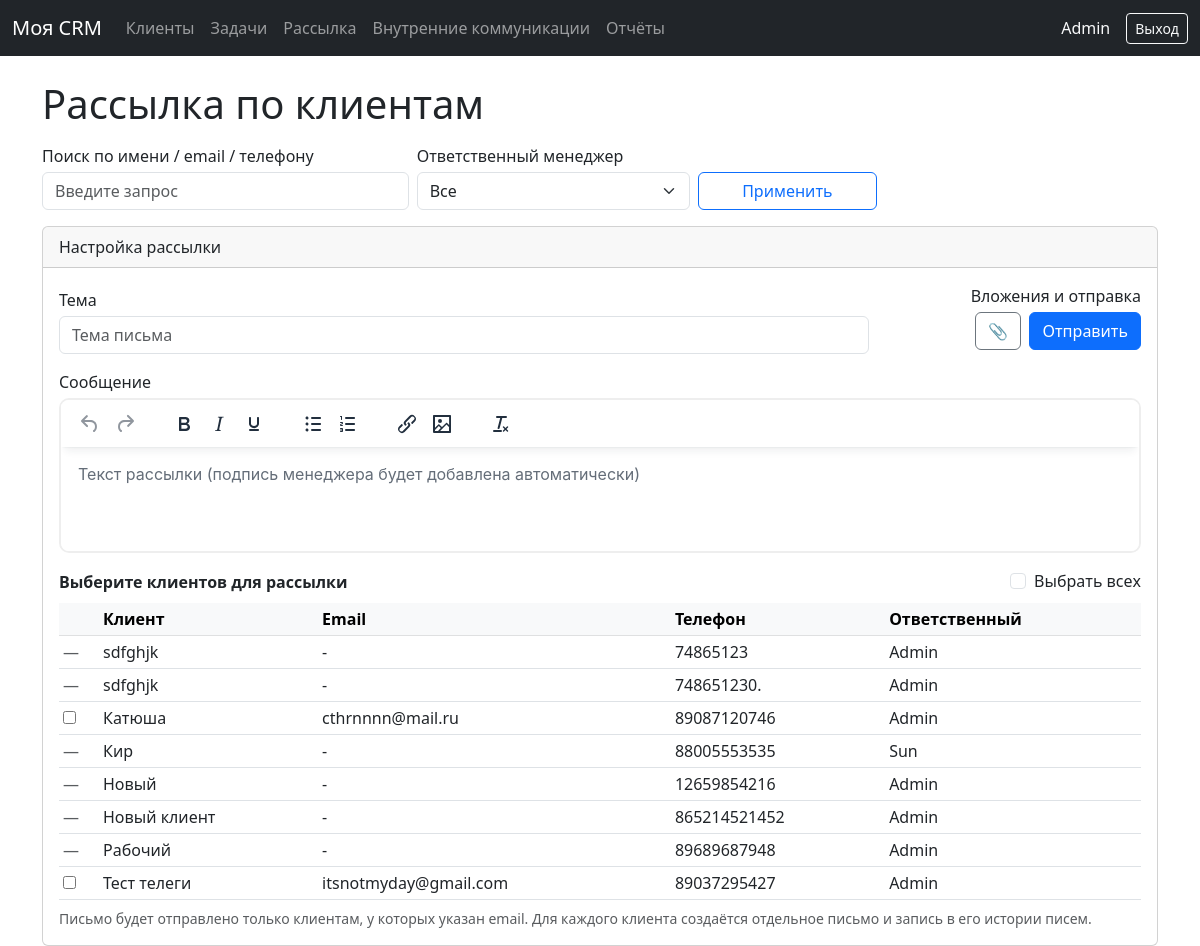
Screenshot of /bulk-mail/ (signed in) with the database file from the repository.
### crm/models.py (models this page shows, shortened)
class Client(models.Model):
    CONTACT_TYPE_CHOICES = [
        ('PHONE', 'Телефон'),
        ('EMAIL', 'Email'),
        ('TELEGRAM', 'Telegram'),
        ('WHATSAPP', 'WhatsApp'),
    ]
    CLIENT_TYPE_CHOICES = [
        ('BUYER', 'Покупатель'),
        ('BUILDER', 'Строитель'),
    ]
    PIPELINE_STAGE_CHOICES = [
        ('B_COLD', 'Холодный контакт (покупатель)'),
        ('B_NEEDS', 'Выявление потребности (покупатель)'),
        ('B_OFFER', 'Предложение (покупатель)'),
        ('B_PAYMENT', 'Оплата (покупатель)'),
        ('B_DELIVERY', 'Исполнение (покупатель)'),
        ('BU_COLD', 'Холодный контакт (строитель)'),
        ('BU_CONTACT', 'Контакт (строитель)'),
        ('BU_TASKS', 'Выявление задач (строитель)'),
        ('BU_KP', 'КП (строитель)'),
        ('BU_FIRST_CONTRACT', 'Первый договор (строитель)'),
        ('BU_SUPPORT', 'Сопровождение и удержание (строитель)'),
    ]
    full_name = models.CharField("ФИО", max_length=255)
    phone = models.CharField("Телефон", max_length=50)
    email = models.EmailField("Email", max_length=255, blank=True, null=True)
    telegram = models.CharField("Telegram", max_length=100, blank=True, null=True)
    whatsapp = models.CharField("WhatsApp", max_length=100, blank=True, null=True)
    responsible = models.ForeignKey(
        User,
        verbose_name="Ответственный менеджер",
        on_delete=models.SET_NULL,
        null=True,
        blank=True,
        related_name='clients'
    )
    client_type = models.CharField(
        "Тип клиента",
        max_length=20,
        choices=CLIENT_TYPE_CHOICES,
        default='BUYER',
    )
    pipeline_stage = models.CharField(
        "Этап воронки",
        max_length=30,
        choices=PIPELINE_STAGE_CHOICES,
        blank=True,
        null=True,
    )
    preferred_contact = models.CharField(
        "Приоритетный тип связи",
        max_length=20,
        choices=CONTACT_TYPE_CHOICES,
        blank=True,
        null=True,
    )
    source = models.CharField(
        "Источник",
        max_length=255,
        blank=True,
        null=True,
        help_text="Откуда пришёл клиент (реклама, рекомендация и т.п.)",
    )
    request_text = models.CharField(
        "Запрос",
        max_length=500,
        blank=True,
        null=True,
        help_text="Краткий запрос клиента",
    )
    first_note = models.TextField(
        "Примечание при создании",
        blank=True,
        null=True,
        help_text="Подробное примечание при создании клиента",
    )
    created_at = models.DateTimeField("Создан", auto_now_add=True)
    updated_at = models.DateTimeField("Обновлён", auto_now=True)

### crm/views.py (the view, shortened to what this page needs)
# urls.py: path('bulk-mail/', views.bulk_mail, name='bulk_mail'),
@login_required
def bulk_mail(request):
    user = request.user
    manager_id = request.GET.get('manager')
    query = request.GET.get('q', '').strip()
    if user.is_superuser:
        clients_qs = Client.objects.all()
        managers = User.objects.filter(is_active=True).order_by('username')
        selected_manager = None
        if manager_id:
            try:
                selected_manager = User.objects.get(pk=manager_id)
                clients_qs = clients_qs.filter(responsible=selected_manager)
            except User.DoesNotExist:
                selected_manager = None
    else:
        clients_qs = Client.objects.filter(responsible=user)
        managers = None
        selected_manager = None
    if query:
        clients_qs = clients_qs.filter(
            Q(full_name__icontains=query) |
            Q(email__icontains=query) |
            Q(phone__icontains=query)
        )
    clients_qs = clients_qs.order_by('full_name')
    context = {
        'clients': clients_qs,
        'managers': managers,
        'selected_manager': selected_manager,
        'manager_id': manager_id or '',
        'query': query,
    }
    return render(request, 'crm/bulk_mail.html', context)

### crm/templates/crm/bulk_mail.html (shortened to what this page needs)
{% extends "crm/base.html" %}
{% load static %}
{% block content %}
<h1 class="mb-3">Рассылка по клиентам</h1>
<div class="row">
  <div class="col-md-12">
    <form method="get" class="row g-2 align-items-end mb-3">
      <div class="col-12 col-md-4">
        <label class="form-label mb-1">Поиск по имени / email / телефону</label>
        <input type="text" name="q" value="{{ query }}" class="form-control" placeholder="Введите запрос">
      </div>
      {% if managers %}
      <div class="col-12 col-md-3">
        <label class="form-label mb-1">Ответственный менеджер</label>
        <select name="manager" class="form-select">
          <option value="">Все</option>
        </select>
      </div>
      {% endif %}
      <div class="col-12 col-md-2">
        <button type="submit" class="btn btn-outline-primary w-100">Применить</button>
      </div>
    </form>
    <div class="card">
      <div class="card-header">
        Настройка рассылки
      </div>
      <div class="card-body">
        <form method="post" enctype="multipart/form-data">
          <div class="row g-2 align-items-end mb-3">
            <div class="col-12 col-md-9">
              <label class="form-label mb-1">Тема</label>
              <input type="text" name="email_subject" class="form-control" placeholder="Тема письма">
            </div>
            <div class="col-12 col-md-3 text-end">
              <label class="form-label mb-1 d-block">Вложения и отправка</label>
              <div class="d-flex justify-content-end">
                <label class="btn btn-outline-secondary me-2 mb-0" title="Прикрепить файлы">
                  📎
                </label>
                <button type="submit" class="btn btn-primary" title="Отправить рассылку">
                  Отправить
                </button>
              </div>
            </div>
          </div>
          <div class="mb-3">
            <label class="form-label mb-1">Сообщение</label>
          </div>
          <div class="mb-2 d-flex justify-content-between align-items-center">
            <strong>Выберите клиентов для рассылки</strong>
            <div class="form-check">
              <input class="form-check-input" type="checkbox" id="select-all-clients">
              <label class="form-check-label" for="select-all-clients">
                Выбрать всех
              </label>
            </div>
          </div>
          <div class="table-responsive" style="max-height: 350px; overflow-y:auto;">
            <table class="table table-sm align-middle mb-0">
              <thead class="table-light">
                <tr>
                  <th style="width:40px;"></th>
                  <th>Клиент</th>
                  <th>Email</th>
                  <th>Телефон</th>
                  <th>Ответственный</th>
                </tr>
              </thead>
              <tbody>
                {% for c in clients %}
                  <tr>
                    <td>
                      {% if c.email %}
                        <input type="checkbox" name="client_ids" value="{{ c.id }}" class="client-checkbox">
                      {% else %}
                        <span class="text-muted" title="У клиента нет email">—</span>
                      {% endif %}
                    </td>
                    <td>{{ c.full_name }}</td>
                    <td>{{ c.email|default:"-" }}</td>
                    <td>{{ c.phone|default:"-" }}</td>
                    <td>{{ c.responsible|default:"-" }}</td>
                  </tr>
                {% empty %}
                  <tr>
                    <td colspan="5" class="text-center text-muted">
                      Клиенты не найдены.
                    </td>
                  </tr>
                {% endfor %}
              </tbody>
            </table>
          </div>
          <small class="text-muted d-block mt-2">
            Письмо будет отправлено только клиентам, у которых указан email.
            Для каждого клиента создаётся отдельное письмо и запись в его истории писем.
          </small>
        </form>
      </div>
    </div>
  </div>
</div>
{% endblock %}

### crm/templates/crm/base.html (shortened to what this page needs)
<!DOCTYPE html>
<html lang="ru">
<head>
    <link href="https://cdn.jsdelivr.net/npm/bootstrap@5.3.0/dist/css/bootstrap.min.css" rel="stylesheet">
</head>
<body>
<nav class="navbar navbar-expand-lg navbar-dark bg-dark mb-4">
  <div class="container-fluid">
    <a class="navbar-brand" href="{% url 'crm:dashboard' %}">Моя CRM</a>
    <div class="collapse navbar-collapse" id="navbarSupportedContent">
      <ul class="navbar-nav me-auto mb-2 mb-lg-0">
        <li class="nav-item">
          <a class="nav-link" href="{% url 'crm:client_list' %}">Клиенты</a>
        </li>
        <li class="nav-item">
          <a class="nav-link" href="{% url 'crm:task_list' %}">Задачи</a>
        </li>
        <li class="nav-item">
          <a class="nav-link" href="{% url 'crm:bulk_mail' %}">Рассылка</a>
        </li>
		<li class="nav-item">
			<a class="nav-link" href="{% url 'crm:internal_messages' %}">Внутренние коммуникации</a>
		</li>
        {% if user.is_superuser %}
        <li class="nav-item">
          <a class="nav-link" href="{% url 'crm:reports' %}">Отчёты</a>
        </li>
        {% endif %}
      </ul>
      <span class="navbar-text text-light me-3">
        {% if user.is_authenticated %}
          {{ user.username }}
        {% endif %}
      </span>
      {% if user.is_authenticated %}
        <form method="post" action="{% url 'logout' %}" style="display:inline;">
          <button type="submit" class="btn btn-outline-light btn-sm">Выход</button>
        </form>
      {% else %}
        <a class="btn btn-outline-light btn-sm" href="{% url 'login' %}">Вход</a>
      {% endif %}
    </div>
  </div>
</nav>
<div class="container">
    {% block content %}{% endblock %}
</div>
</body>
</html>

### rows the page displays
Client: full_name "sdfghjk", email "-", phone "74865123", responsible "Admin"
Client: full_name "sdfghjk", email "-", phone "748651230.", responsible "Admin"
Client: full_name "Катюша", email "cthrnnnn@mail.ru", phone "89087120746", responsible "Admin"
Client: full_name "Кир", email "-", phone "88005553535", responsible "Sun"
Client: full_name "Новый", email "-", phone "12659854216", responsible "Admin"
Client: full_name "Новый клиент", email "-", phone "865214521452", responsible "Admin"
Client: full_name "Рабочий", email "-", phone "89689687948", responsible "Admin"
Client: full_name "Тест телеги", email "itsnotmyday@gmail.com", phone "89037295427", responsible "Admin"

### other values shown
{{ user.username }} "Admin"
